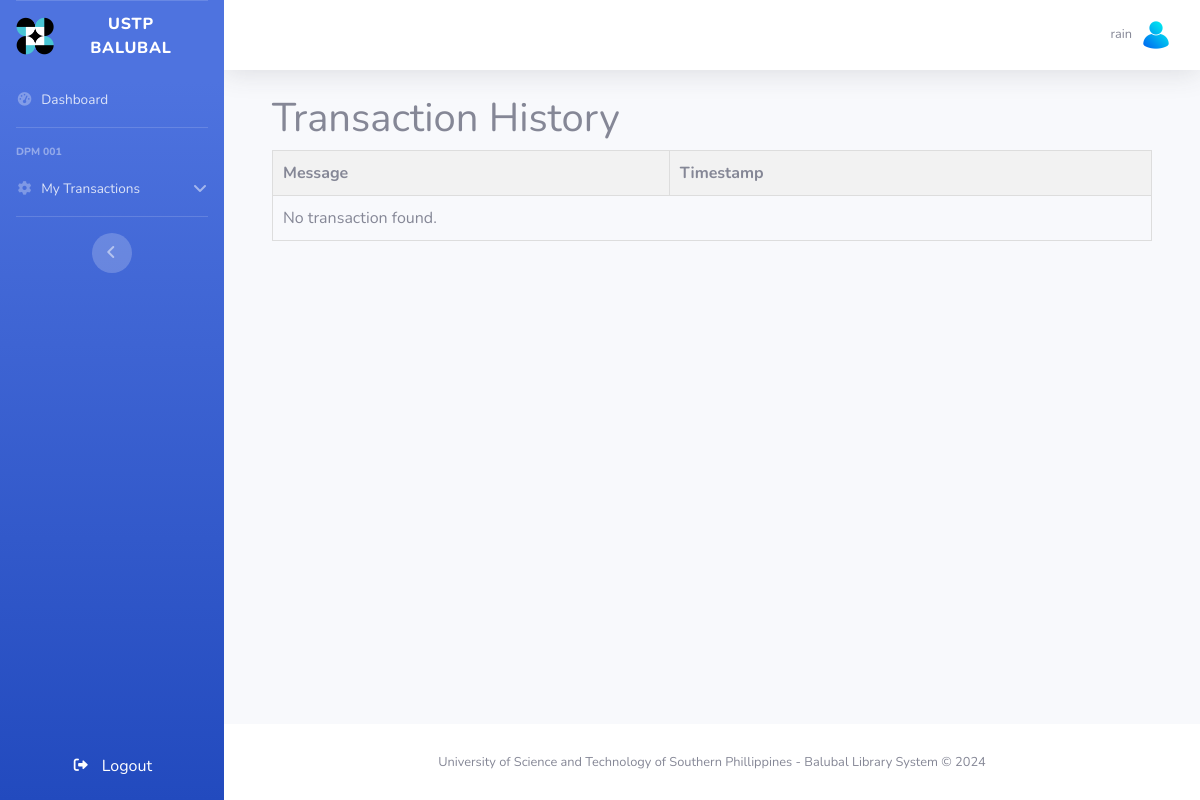
The app's page /borrower/list-transactions.php (signed in), older data.
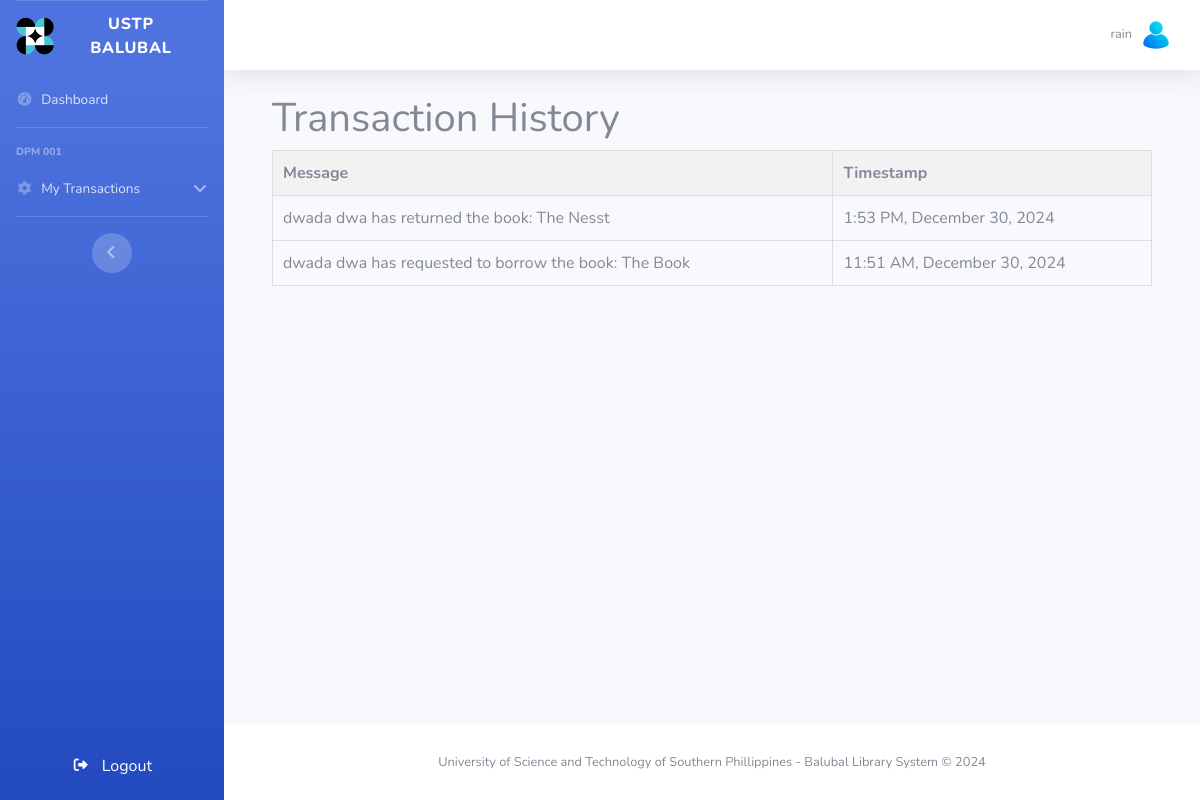
The same page, newer data.
### tables this page shows
CREATE TABLE `tblnotifications` (
  `notificationId` int(11) NOT NULL,
  `borrowerId` int(11) DEFAULT NULL,
  `bookId` int(11) NOT NULL,
  `message` text DEFAULT NULL,
  `status` enum('unread','read') DEFAULT 'unread',
  `type` enum('borrow','return','','') NOT NULL,
  `timestamp` timestamp NOT NULL DEFAULT current_timestamp()
);

### borrower/list-transactions.php (the view, shortened to what this page needs)
<?php
include('db/db-connect.php');
$userId = $_SESSION['user_id'];
$notificationQuery = "SELECT message, timestamp FROM tblnotifications WHERE borrowerId = ? ORDER BY timestamp DESC";
$notificationStmt = $conn->prepare($notificationQuery);
$notificationStmt->bind_param('i', $userId);
$notificationStmt->execute();
$notificationResult = $notificationStmt->get_result();
?>
<!DOCTYPE html>
<html lang="en">
<head>
</head>
<body>
    <div class="container">
        <h1>Transaction History</h1>
        <table>
            <thead>
                <tr>
                    <th>Message</th>
                    <th>Timestamp</th>
                </tr>
            </thead>
            <tbody>
                <?php
                if ($notificationResult->num_rows > 0) {
                    while ($row = $notificationResult->fetch_assoc()) {
                        $timestamp = new DateTime($row['timestamp']);
                        $formattedTimestamp = $timestamp->format('g:i A, F j, Y');
                        echo "<tr>";
                        echo "<td>" . htmlspecialchars($row['message']) . "</td>";
                        echo "<td>" . htmlspecialchars($formattedTimestamp) . "</td>";
                        echo "</tr>";
                    }
                } else {
                    echo "<tr><td colspan='2'>No transaction found.</td></tr>";
                }
                ?>
            </tbody>
        </table>
    </div>
</body>
</html>
<?php
$content = ob_get_clean();
include('templates/main.php');
?>

### borrower/templates/main.php (shortened to what this page needs)
<!DOCTYPE html>
<html lang="en">
<head>
    <link href="assets/vendor/fontawesome-free/css/all.min.css" rel="stylesheet" type="text/css">
    <link href="assets/css/sb-admin-2.min.css" rel="stylesheet">
    <link rel="stylesheet" href="https://cdnjs.cloudflare.com/ajax/libs/font-awesome/6.0.0-beta3/css/all.min.css">
</head>
<body id="page-top">
    <div id="wrapper">
        <ul class="navbar-nav bg-gradient-primary sidebar sidebar-dark accordion" id="accordionSidebar">
            <?php include('templates/sidebar.php'); ?>
        </ul>
        <div id="content-wrapper" class="d-flex flex-column">
            <div id="content">
                <nav class="navbar navbar-expand navbar-light bg-white topbar mb-4 static-top shadow">
                    <ul class="navbar-nav ml-auto">
                        <li class="nav-item dropdown no-arrow">
                            <a class="nav-link dropdown-toggle" href="#" id="userDropdown" role="button" data-toggle="dropdown" aria-haspopup="true" aria-expanded="false">
                                <span class="mr-2 d-none d-lg-inline text-gray-600 small">
                                    <?php
                                        echo isset($_SESSION['username']) ? $_SESSION['username'] : 'Guest';
                                    ?>
                                </span>
                                <img class="img-profile rounded-circle" src="assets/img/profile.png">
                            </a>
                        </li>
                    </ul>
                </nav>
                <div class="container-fluid">
                    <?php echo $content; ?>
                </div>
            </div>
            <footer class="sticky-footer bg-white">
                <div class="container my-auto">
                    <div class="copyright text-center my-auto">
                        <span>University of Science and Technology of Southern Phillippines - Balubal Library System &copy; 2024</span>
                    </div>
                </div>
            </footer>
        </div>
    </div>
</body>
</html>

### borrower/templates/sidebar.php (shortened to what this page needs)
<ul class="navbar-nav bg-gradient-primary sidebar sidebar-dark accordion" id="accordionSidebar">
    <a class="sidebar-brand d-flex align-items-center justify-content-center" href="dashboard.php">
                <div class="sidebar-brand-icon">
                    <img src="assets/img/logo.png" alt="Logo" width="38" height="38">
                </div>
                <div class="sidebar-brand-text mx-3">USTP Balubal</div>
            </a>
    <li class="nav-item">
        <a class="nav-link" href="dashboard.php">
            <i class="fas fa-fw fa-tachometer-alt"></i>
            <span>Dashboard</span>
        </a>
    </li>
    <hr class="sidebar-divider">
    <div class="sidebar-heading">
        DPM 001
    </div>
    <li class="nav-item">
        <a class="nav-link" href="#" data-toggle="collapse" data-target="#collapseOne" aria-expanded="true" aria-controls="collapseOne">
            <i class="fas fa-fw fa-cog"></i>
            <span>My Transactions</span>
        </a>
    </li>
    <hr class="sidebar-divider">
    <div class="text-center d-none d-md-inline">
        <button class="rounded-circle border-0" id="sidebarToggle"></button>
    </div>
        <li class="nav-item mt-auto">
            <form action="process/logout.php" method="POST" class="p-0 text-center">
                <button type="submit" class="btn btn-block text-white">
                    <i class="fas fa-sign-out-alt fa-sm fa-fw mr-2 text-white"></i>
                    Logout
                </button>
            </form>
        </li>
</ul>

### borrower/list-transactions.php (style rules this page uses)
table { width: 100%; border-collapse: collapse; }
th, td { padding: 10px; text-align: left; border: 1px solid #ddd; }
th { background-color: #f2f2f2; }

Row changes from the older to the newer data that the page shows:
added tblnotifications: message "dwada dwa has returned the book: The Nesst", timestamp "1:53 PM, December 30, 2024"
added tblnotifications: message "dwada dwa has requested to borrow the book: The Book", timestamp "11:51 AM, December 30, 2024"
Text that changed along with them:
text no longer shown: "No transaction found."
